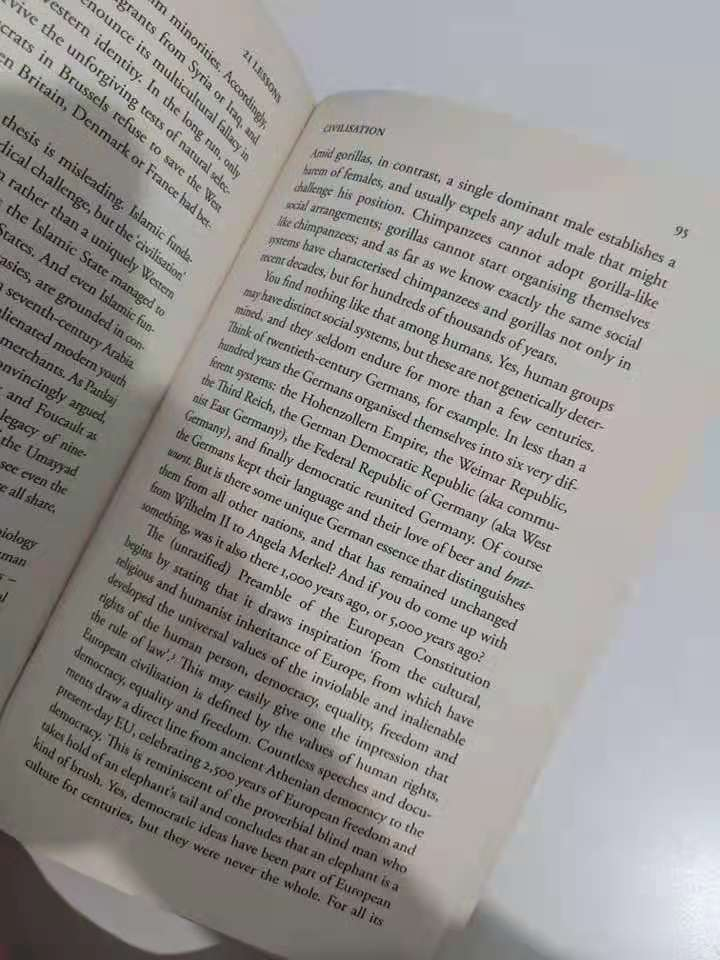
#> input picture img/test.jpg, 720 x 960 px, found by its file name
$ python '文档扫描.py'
#> lines starting #> are read from the running program, lines starting #| are printed output that depends on the picture; after the words box and inside, x2 and y2 are one past the last pixel; in counts of white or black regions, pixels touching at a corner belong together
import numpy as np
import cv2 as cv
import math
from numpy.lib.type_check import imag
from scipy import ndimage
class Scanner:
    def __init__(self,img):
        self.img = img
    def scan_view(self):
        print("scanned View")
        image = cv.imread(self.img)
        image = cv.cvtColor(image,cv.COLOR_BGR2GRAY)
        #ret,binary = cv.threshold(gray,0,255,cv.THRESH_BINARY+cv.THRESH_OTSU)
        threshlod = cv.adaptiveThreshold(image,255,cv.ADAPTIVE_THRESH_GAUSSIAN_C,cv.THRESH_BINARY_INV,11,10)
        out = (image>threshlod).astype("uint8")*255
        cv.imshow("out_view",out)
        return out

    def Rotation(self):
        print("Rotation")
        image = cv.imread(self.img)
#> image is the input picture: shape (960, 720, 3); mean B, G, R 148.2, 150.3, 153.3
        image = cv.GaussianBlur(image,(3,3),0)
        image = cv.cvtColor(image,cv.COLOR_BGR2GRAY)
#> image: shape (960, 720)
        img_edges = cv.Canny(image,100,100)
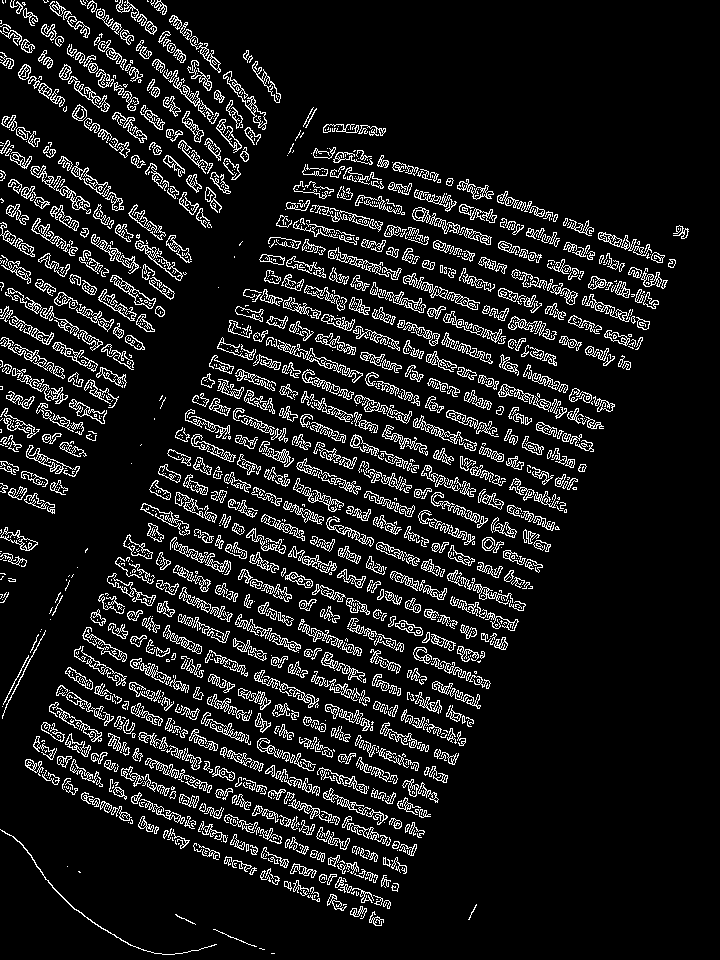
#> img_edges: shape (960, 720); 10.5% white in thin lines or dots
        lines = cv.HoughLinesP(img_edges,rho=1,theta=np.pi/180.0,threshold=160,minLineLength=100,maxLineGap=10)
#> lines = 123 rows, first 6: [103, 70, 226, 193], [91, 1, 213, 123], [93, 804, 202, 695], [194, 716, 311, 599], [233, 640, 361, 512], [425, 407, 600, 232]
        angles = []
        for [[x1,y1,x2,y2]] in lines:
            #cv.line(image,(x1,y1),(x2,y2),(255,0,0),2)
            angle = math.degrees(math.atan2(y2-y1,x2-x1))
            angles.append(angle)
#> this loop made 123 passes
#> (x1, y1, x2, y2, angle) on passes 1 to 12: (103, 70, 226, 193, 45), (91, 1, 213, 123, 45), (93, 804, 202, 695, -45), (194, 716, 311, 599, -45), (233, 640, 361, 512, -45), (425, 407, 600, 232, -45), (262, 431, 546, 551, 22.91), (268, 498, 378, 388, -45), (298, 537, 400, 435, -45), (198, 742, 312, 628, -45), (170, 449, 524, 606, 23.92), (48, 780, 267, 561, -45)
#> after the loop, angles = 123 values, max 45 at index 0, min -45 at index 2, mean 17.46
        median_angle = np.median(angles)
#> median_angle = 22.03
        image = ndimage.rotate(image,median_angle)
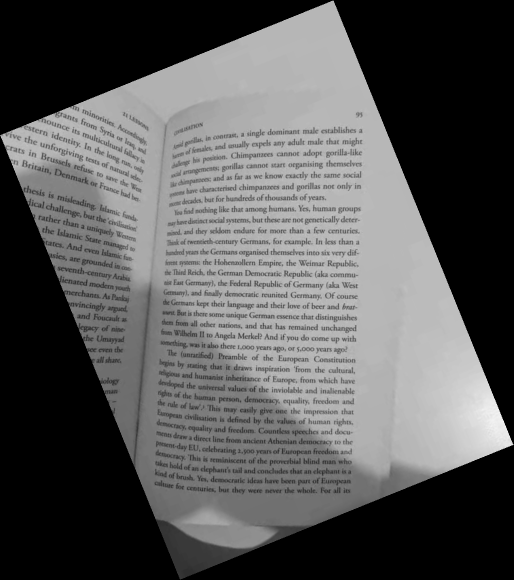
#> image: shape (1160, 1027) (shown at 1/2 size); min 0, max 243, mean 87.4
        cv.imshow("out_rotation",image)
        cv.imwrite("out_rotation.jpg",image)
        return image
if __name__=="__main__":
    img = "img\\test.jpg"
    sc = Scanner(img)
    sc.Rotation()
    img = "out_rotation.jpg"
    sc = Scanner(img)
    sc.scan_view()
#> in scan_view, `threshlod = cv.adaptiveThreshold(image,255,cv.ADAPTIVE_THRESH_GAUSSIAN..`:
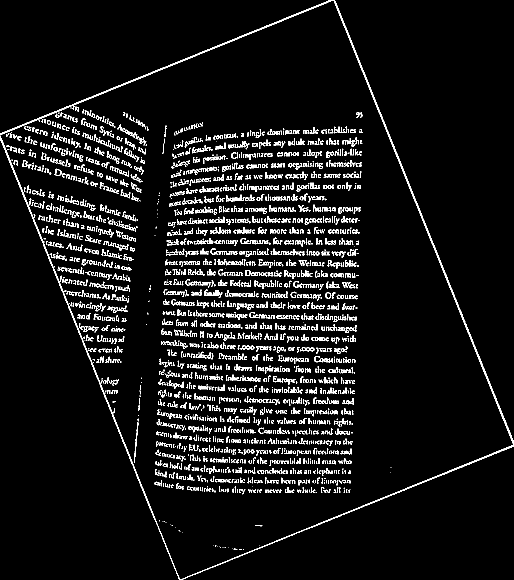
#> threshlod: shape (1160, 1027) (shown at 1/2 size); 6.4% white in thin lines or dots
#> in scan_view, `out = (image>threshlod).astype("uint8")*255`:
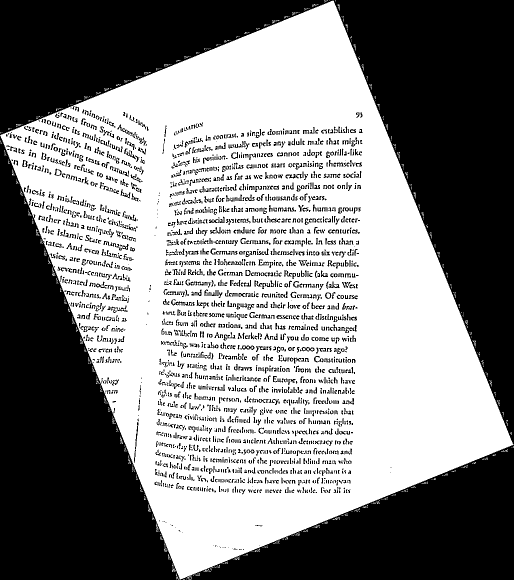
#> out: shape (1160, 1027) (shown at 1/2 size); 52.5% white; 2595 black regions (1078 under 20 px), largest, box (x1, y1, x2, y2) and area: (0, 0, 1027, 889) 249736, (0, 271, 1027, 1160) 249389, (342, 598, 384, 612) 186
    cv.waitKey(0)
    cv.destroyAllWindows
